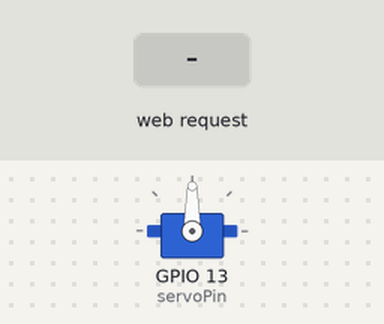
This sketch was run on a simulated ESP32. On the bench: servo. The inputs (shaded band) are chosen by the test bench. WiFi joins after 1.5 s; servers stay silent unless stated; what the sketch prints to the serial monitor is not drawn.

Above: at 2.7 s.
2.8 s: HTTP request GET /servo?angle= received
At 4.1 s:
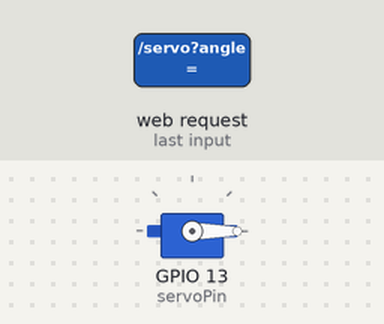
Timing chart, 0 to 5.8 s (numbered marks = the images above; inputs shaded):
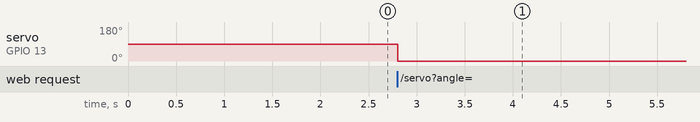

Measured:
- after the input at 2.8 s, servo on GPIO 13 (servoPin): 90° → 0° at once

The sketch:

v2.ino
```cpp
#include <WiFi.h>
#include <ESP32Servo.h>

// Replace with your network credentials
const char* ssid = "YOUR_SSID";
const char* password = "YOUR_PASSWORD";

// Create a web server on port 80
WiFiServer server(80);

// Servo setup
Servo myservo;
const int servoPin = 13;
int servoAngle = 90;  // Default angle

void setup() {
  Serial.begin(115200);

  // Connect to Wi-Fi
  WiFi.begin(ssid, password);
  Serial.print("Connecting to WiFi");

  while (WiFi.status() != WL_CONNECTED) {
    delay(500);
    Serial.print(".");
  }

  Serial.println("\nWiFi connected.");
  Serial.print("ESP32 IP address: ");
  Serial.println(WiFi.localIP());

  // Start the server
  server.begin();

  // Attach servo
  myservo.attach(servoPin);
  myservo.write(servoAngle);  // Initial position
}

void loop() {
  WiFiClient client = server.available();
  if (client) {
    String request = client.readStringUntil('\r');
    client.flush();

    // Parse angle from request
    if (request.indexOf("/servo?angle=") != -1) {
      int angleIndex = request.indexOf('=') + 1;
      int angle = request.substring(angleIndex).toInt();
      if (angle >= 0 && angle <= 180) {
        servoAngle = angle;
        myservo.write(servoAngle);
      }
    }

    // HTML response
    client.println("HTTP/1.1 200 OK");
    client.println("Content-type:text/html");
    client.println();

    client.println("<!DOCTYPE html><html>");
    client.println("<head><meta name='viewport' content='width=device-width, initial-scale=1'>");
    client.println("<style>");
    client.println("body { background-color: #0f172a; color: #f1f5f9; font-family: 'Segoe UI', sans-serif; text-align: center; padding-top: 50px; }");
    client.println(".slider { width: 80%; }");
    client.println("h1 { color: #38bdf8; }");
    client.println(".footer { position: fixed; bottom: 10px; width: 100%; text-align: center; font-weight: bold; color: #60a5fa; font-size: 16px; }");
    client.println("</style></head>");

    client.println("<body>");
    client.println("<h1>ESP32 Servo Control</h1>");
    client.print("<p>Angle: <span id='val'>");
    client.print(servoAngle);
    client.println("</span>°</p>");
    client.println("<input type='range' min='0' max='180' value='" + String(servoAngle) + "' class='slider' id='servoRange'>");

    client.println("<script>");
    client.println("let slider = document.getElementById('servoRange');");
    client.println("let val = document.getElementById('val');");
    client.println("slider.oninput = function() {");
    client.println("val.innerHTML = this.value;");
    client.println("fetch('/servo?angle=' + this.value);");
    client.println("}");
    client.println("</script>");

    client.println("<div class='footer'>ROBOARMY</div>");
    client.println("</body></html>");

    client.stop();
  }
}
```
